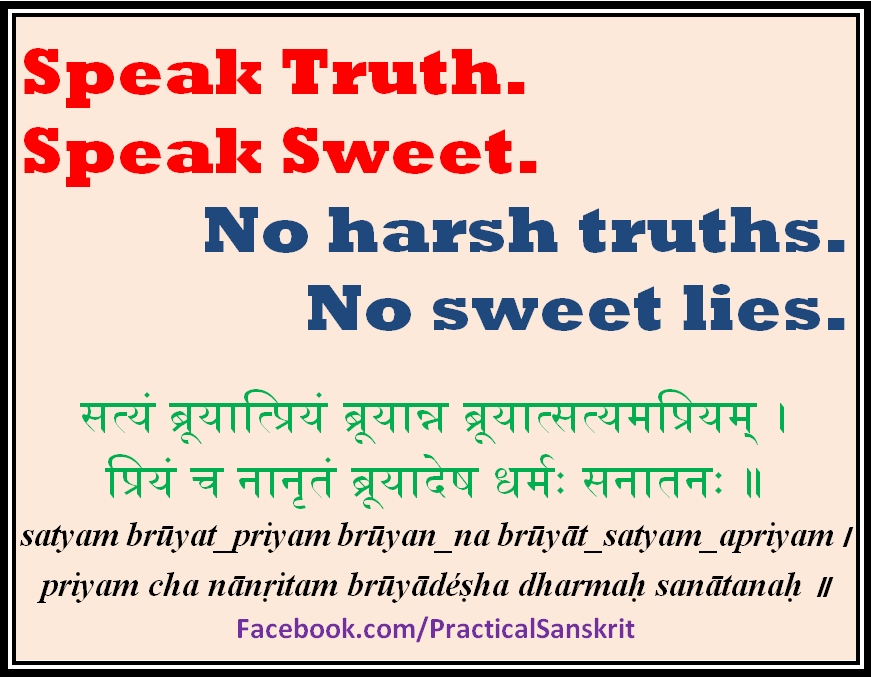
#> input picture assignment-3-rajamkv/images/colourful_text.png, 871 x 678 px
$ jupyter execute Q5.ipynb
#> lines starting #> are read from the running program, lines starting #| are printed output that depends on the picture; after the words box and inside, x2 and y2 are one past the last pixel; in counts of white or black regions, pixels touching at a corner belong together
[cell 1]
import numpy as np
import cv2
from matplotlib import pyplot as plt

[cell 2]
def erosion_dilation(img,erosion=True,s=3):
    padding=True
    st = 1
    if padding:
        pad_size = s//2
        img = np.pad(img,(pad_size,pad_size),mode='edge')

    h,w = img.shape[0],img.shape[1]

    rows = (h - s)//st +1
    cols = (w - s)//st +1
    out = np.zeros((rows,cols))

    for i in range(rows):
        for j in range(cols):
            curr = img[i:i+s,j:j+s]
            if erosion:
                out[i,j] = np.min(curr)
            else:
                out[i,j] = np.max(curr)

    return out

def two_pass(img):
    cls = np.zeros(img.shape,dtype=np.int32)
    #1st pass
    neig = []
    c = 0
    if img[0,0]==0:
        cls[0,0] = 0
    else:
        cls[0,0] = 1
        c = 1
    for i in range(img.shape[0]):
        for j in range(img.shape[1]):
            if i==0:
                if j!=0:
                    if img[i,j]==1 and img[i,j-1]==1:
                        cls[i,j] = cls[i,j-1]
                    elif img[i,j]==1:
                        cls[i,j] = c+1
                        c+=1
            else:
                if img[i,j]==1 and img[i-1,j]==1:
                    cls[i,j] = cls[i-1,j]
                    if j>0 and img[i,j-1]==1:
                        cls[i,j] = np.min(np.array([cls[i-1,j],cls[i,j-1]]))
                        if cls[i-1,j]!=cls[i,j-1]:
                            neig.append(cls[i-1,j])
                            neig.append(cls[i,j-1])
                elif img[i,j]==1 and j>0 and img[i,j-1]==1:
                    cls[i,j] = cls[i,j-1]
                elif img[i,j]==1 and j>0 and img[i-1,j-1]==1:
                    cls[i,j] = cls[i-1,j-1]
                elif img[i,j]==1 and j<img.shape[1] and img[i-1,j+1]==1:
                    cls[i,j] = cls[i-1,j+1]
                elif img[i,j]==1:
                    cls[i,j] = c+1
                    c+=1

    #calculate the neigbourhood
    arr = np.arange(c+1)

    for i in range(len(neig)//2):
        j = min(neig[2*i],neig[2*i+1])
        k = max(neig[2*i],neig[2*i+1])
        arr[k] = j

    for i in range(c+1):
        j = arr[i]
        k = i
        while j!=k:
            k = j
            j = arr[j]
        arr[i] = j
    out = cls.copy()
    for i in range(img.shape[0]):
        for j in range(img.shape[1]):
            out[i,j] = arr[cls[i,j]]

#     u = np.unique(cls)
    return out
def find_ind(img,c):
    return np.logical_and(np.logical_and((img[:,:,0]-c[0]==0),(img[:,:,1]-c[1]==0)),(img[:,:,2]-c[2]==0))

[cell 3]
img = cv2.cvtColor(cv2.imread('../images/colourful_text.png'),cv2.COLOR_BGR2RGB)
plt.imshow(img)
plt.show()

[cell 4]
c1 = np.array([255,   0,   0])
c2 = np.array([ 31,  73, 125])
c3 = np.array([  0, 176,  80])
c4 = np.array([0,0,0])
c5 = np.array([112,  48, 160])

[cell 5]
img1 = np.zeros((img.shape[0],img.shape[1]))
img1[find_ind(img,c1)] = 1
#> in find_ind, `return np.logical_and(np.logical_and((img[:,:,0]-c[0]==0),(img[:,:,1]-..`:
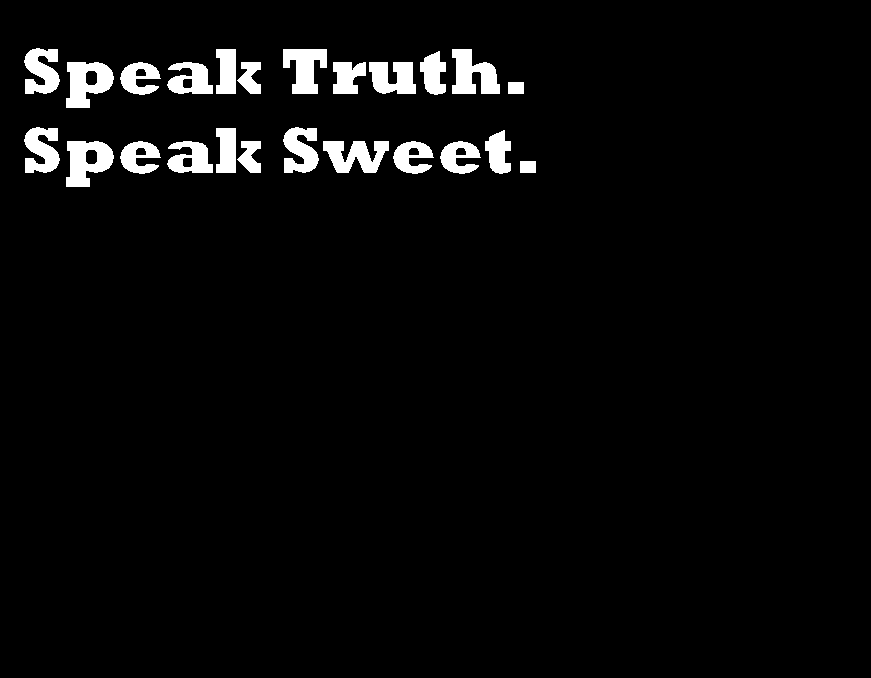
#> returned value: shape (678, 871) bool; 3.7% white; 24 white regions, largest, box (x1, y1, x2, y2) and area: (66, 62, 114, 108) 1439, (66, 141, 114, 187) 1439, (452, 49, 500, 94) 1404
cls = two_pass(img1)
#> after the loop in two_pass, `for i in range(img.shape[0]):`: cls: shape (678, 871) int32; 106 distinct labels, from 0 to 105
#> after the loop in two_pass, `for i in range(img.shape[0]):`: out: shape (678, 871) int32; 25 distinct labels, from 0 to 100
print(np.unique(cls).size)
#| 25

img1 = np.zeros((img.shape[0],img.shape[1]))
img1[find_ind(img,c2)] = 1
#> in find_ind (call 2), `return np.logical_and(np.logical_and((img[:,:,0]-c[0]==0),(img[:,:,1]-..`: returned value: shape (678, 871) bool; 4.1% white; 27 white regions, largest, box (x1, y1, x2, y2) and area: (205, 207, 258, 252) 1721, (308, 285, 361, 330) 1721, (329, 207, 377, 252) 1404
cls = two_pass(img1)
#> after the loop in two_pass (call 2), `for i in range(img.shape[0]):`: cls: shape (678, 871) int32; 132 distinct labels, from 0 to 131
#> after the loop in two_pass (call 2), `for i in range(img.shape[0]):`: out: shape (678, 871) int32; 28 distinct labels, from 0 to 123
print(np.unique(cls).size)
#| 28

img1 = np.zeros((img.shape[0],img.shape[1]))
img1[find_ind(img,c3)] = 1
#> in find_ind (call 3), `return np.logical_and(np.logical_and((img[:,:,0]-c[0]==0),(img[:,:,1]-..`: returned value: shape (678, 871) bool; 2.1% white; 74 white regions (40 under 20 px), largest, box (x1, y1, x2, y2) and area: (463, 389, 757, 439) 2796, (169, 389, 328, 439) 1539, (582, 468, 713, 498) 1305
cls = two_pass(img1)
#> after the loop in two_pass (call 3), `for i in range(img.shape[0]):`: cls: shape (678, 871) int32; 198 distinct labels, from 0 to 197
#> after the loop in two_pass (call 3), `for i in range(img.shape[0]):`: out: shape (678, 871) int32; 80 distinct labels, from 0 to 197
print(np.unique(cls).size)
#| 80

img1 = np.zeros((img.shape[0],img.shape[1]))
img1[find_ind(img,c4)] = 1
#> in find_ind (call 4), `return np.logical_and(np.logical_and((img[:,:,0]-c[0]==0),(img[:,:,1]-..`: returned value: shape (678, 871) bool; 7.6% white; 243 white regions (79 under 20 px), largest, box (x1, y1, x2, y2) and area: (0, 1, 871, 677) 23836, (12, 13, 860, 665) 11936, (213, 531, 241, 553) 117
cls = two_pass(img1)
#> after the loop in two_pass (call 4), `for i in range(img.shape[0]):`: cls: shape (678, 871) int32; 334 distinct labels, from 0 to 333
#> after the loop in two_pass (call 4), `for i in range(img.shape[0]):`: out: shape (678, 871) int32; 255 distinct labels, from 0 to 332
print(np.unique(cls).size-1)
#| 254

img1 = np.zeros((img.shape[0],img.shape[1]))
img1[find_ind(img,c5)] = 1
#> in find_ind (call 5), `return np.logical_and(np.logical_and((img[:,:,0]-c[0]==0),(img[:,:,1]-..`: returned value: shape (678, 871) bool; 0.4% white in thin lines or dots, all inside (x1, y1, x2, y2) = (238, 617, 634, 642)
cls = two_pass(img1)
#> after the loop in two_pass (call 5), `for i in range(img.shape[0]):`: cls: shape (678, 871) int32; 62 distinct labels, from 0 to 61
#> after the loop in two_pass (call 5), `for i in range(img.shape[0]):`: out: shape (678, 871) int32; 37 distinct labels, from 0 to 54
print(np.unique(cls).size)
#| 37

[cell 6]
# _,img = cv2.threshold(cv2.cvtColor(cv2.imread('DIP_2019_A4/objects.png'),cv2.COLOR_BGR2GRAY),127,255,cv2.THRESH_BINARY)
def extracter(img,count=1):
    out = np.zeros(img.shape,dtype=int)
    img_inv = 255 - img
    cls = two_pass(img//255)
    arr = np.unique(cls)
    arr = arr[1:]
    cls_inv = two_pass(img_inv//255)
    arr_inv = np.unique(cls_inv)
    arr_inv = arr_inv[2:]

    ind = np.zeros(arr_inv.size)
    #get the label of the connected component of the object surrounding each hole
    for i in range(arr_inv.size):
        a = np.where(cls_inv==arr_inv[i])
        k = a[0][0]
        k1 = a[0][-1]
        l = a[1][0]
        ind[i] = cls[k-1,l]
    ind,cou = np.unique(ind,return_counts=True)

    for i in range(ind.size):
        if cou[i]==count:
            out[cls==ind[i]] = 1

    fig = plt.figure()
    fig.set_size_inches(10, 10)
    plt.imshow(out)
    fig.add_subplot(121)
    plt.imshow(img,'gray')
    plt.subplot(1,2,2)
    plt.imshow(out,'gray')
    plt.show()

[cell 7]
img = cv2.cvtColor(cv2.imread('../images/telugu.jpeg'),cv2.COLOR_BGR2RGB)
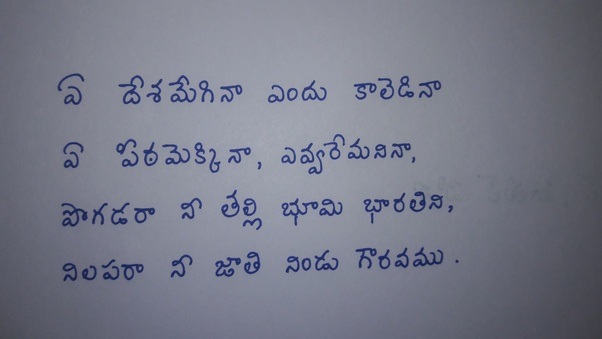
#> input picture assignment-3-rajamkv/images/telugu.jpeg, 602 x 339 px
#> img: shape (339, 602, 3)
a = img[:,:,2]
_,img = cv2.threshold(a,110,255,cv2.THRESH_BINARY)
#> img: shape (339, 602); 82.3% white; 230 black regions (169 under 20 px), largest, box (x1, y1, x2, y2) and area: (453, 0, 602, 339) 24937, (0, 207, 94, 339) 5581, (61, 203, 87, 227) 236
img = erosion_dilation(img,erosion=True,s=2)
#> in erosion_dilation, `img = np.pad(img,(pad_size,pad_size),mode='edge')`:
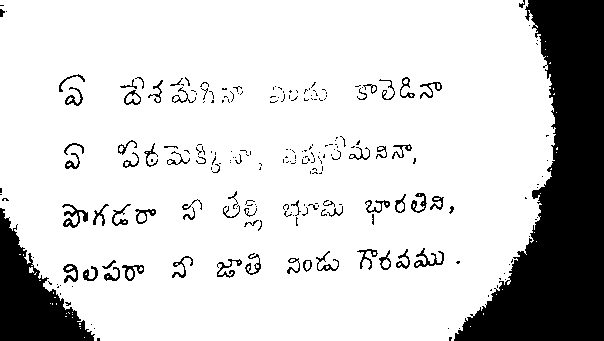
#> img: shape (341, 604); 82.1% white; 230 black regions (168 under 20 px), largest, box (x1, y1, x2, y2) and area: (454, 0, 604, 341) 25502, (0, 208, 95, 341) 5807, (62, 204, 88, 228) 236
#> after the loop in erosion_dilation, `for i in range(rows):`: out: shape (340, 603) float64; 79.7% white; 125 black regions (47 under 20 px), largest, box (x1, y1, x2, y2) and area: (453, 0, 603, 340) 25796, (0, 207, 95, 340) 5996, (61, 203, 88, 228) 352
img = 255 - img
extracter(img,1)
#> after the loop in two_pass (call 6), `for i in range(img.shape[0]):`:
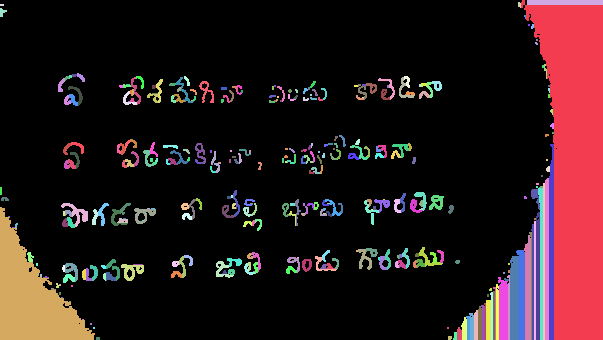
#> cls: shape (340, 603) int32; 369 distinct labels, from 0 to 368; one colour per label, 0 black
#> after the loop in two_pass (call 6), `for i in range(img.shape[0]):`: out: shape (340, 603) int32; 136 distinct labels, from 0 to 368
#> after the loop in two_pass (call 7), `for i in range(img.shape[0]):`:
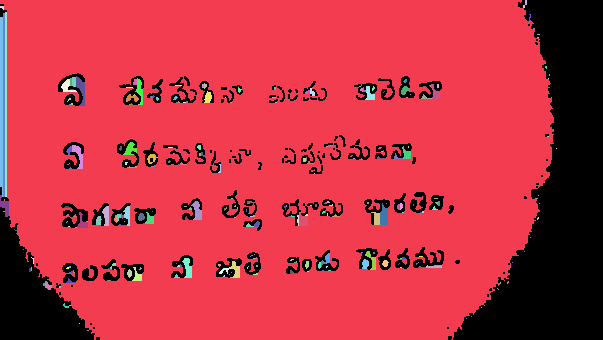
#> cls: shape (340, 603) int32; 281 distinct labels, from 0 to 280; one colour per label, 0 black
#> after the loop in two_pass (call 7), `for i in range(img.shape[0]):`: out: shape (340, 603) int32; 81 distinct labels, from 0 to 280
#> after the loop in extracter, `for i in range(ind.size):`: out: shape (340, 603) int64; values 0 (black) and 1 (white), 2.6% white; 34 white regions, largest, box (x1, y1, x2, y2) and area: (61, 203, 88, 228) 352, (119, 76, 144, 105) 274, (364, 199, 390, 225) 238
extracter(img,2)
#> after the loop in extracter (call 2), `for i in range(ind.size):`: out: shape (340, 603) int64; values 0 (black) and 1 (white), 0.73% white; 8 white regions, largest, box (x1, y1, x2, y2) and area: (413, 247, 444, 268) 306, (121, 264, 144, 281) 213, (222, 190, 240, 218) 193

[cell 8]
img = cv2.cvtColor(cv2.imread('../images/tamil.jpeg'),cv2.COLOR_BGR2RGB)
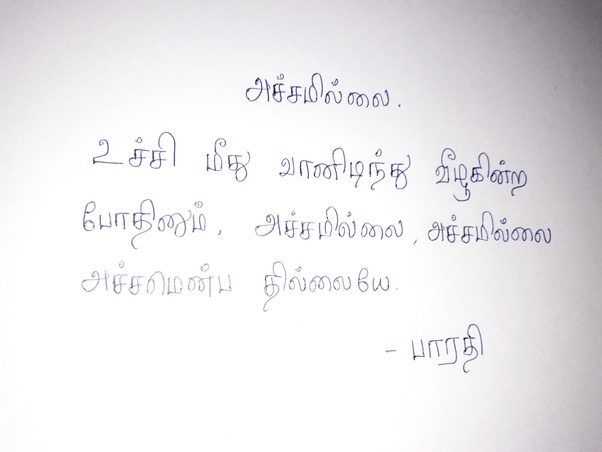
#> input picture assignment-3-rajamkv/images/tamil.jpeg, 602 x 452 px
#> img: shape (452, 602, 3)
a = img[:,:,2]
#> a: shape (452, 602)
_,img = cv2.threshold(a,200,255,cv2.THRESH_BINARY)
#> img: shape (452, 602); 88.3% white; 298 black regions (224 under 20 px), largest, box (x1, y1, x2, y2) and area: (419, 0, 602, 452) 26203, (463, 324, 483, 373) 194, (470, 152, 490, 183) 177
img = erosion_dilation(img,erosion=True,s=3)
#> in erosion_dilation (call 2), `img = np.pad(img,(pad_size,pad_size),mode='edge')`: img: shape (454, 604); 88.1% white; 298 black regions (224 under 20 px), largest, box (x1, y1, x2, y2) and area: (420, 0, 604, 454) 26871, (464, 325, 484, 374) 194, (471, 153, 491, 184) 177
#> after the loop in erosion_dilation (call 2), `for i in range(rows):`: out: shape (452, 602) float64; 83.8% white; 111 black regions (32 under 20 px), largest, box (x1, y1, x2, y2) and area: (418, 0, 602, 452) 27819, (427, 210, 552, 245) 1751, (469, 151, 528, 197) 991
img = 255 - img
extracter(img,1)
#> after the loop in two_pass (call 10), `for i in range(img.shape[0]):`:
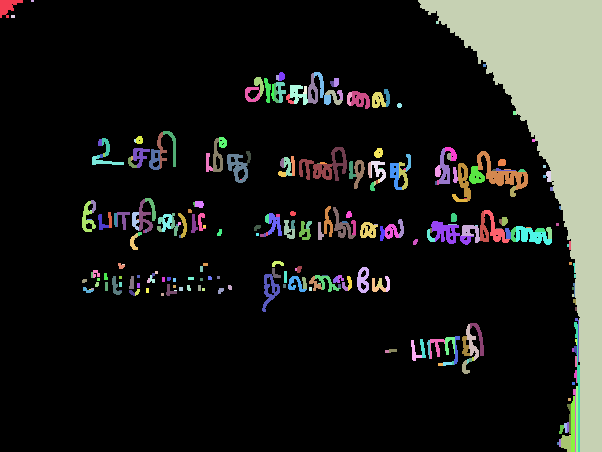
#> cls: shape (452, 602) int32; 291 distinct labels, from 0 to 290; one colour per label, 0 black
#> after the loop in two_pass (call 10), `for i in range(img.shape[0]):`:
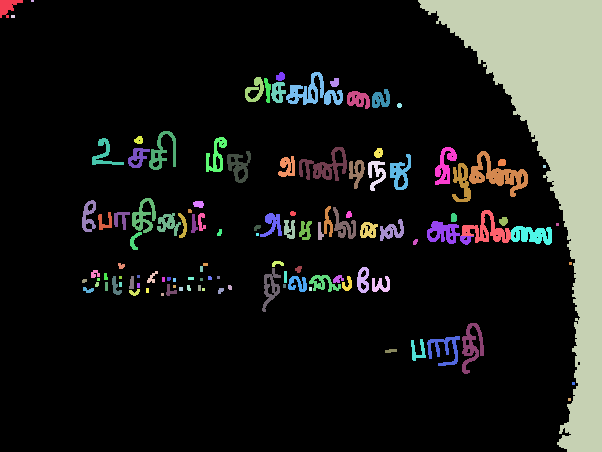
#> out: shape (452, 602) int32; 116 distinct labels, from 0 to 282; one colour per label, 0 black
#> after the loop in two_pass (call 11), `for i in range(img.shape[0]):`:
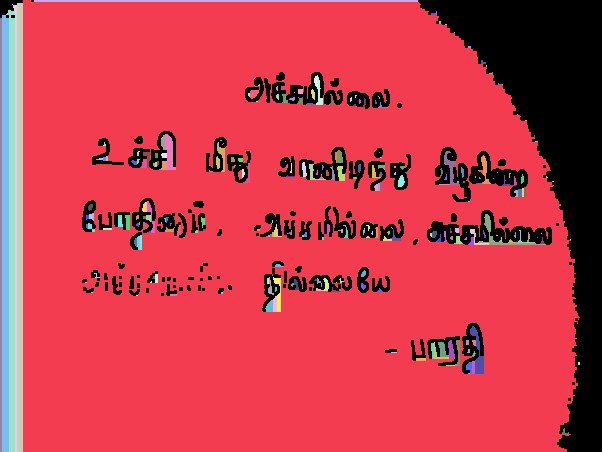
#> cls: shape (452, 602) int32; 285 distinct labels, from 0 to 284; one colour per label, 0 black
#> after the loop in two_pass (call 11), `for i in range(img.shape[0]):`:
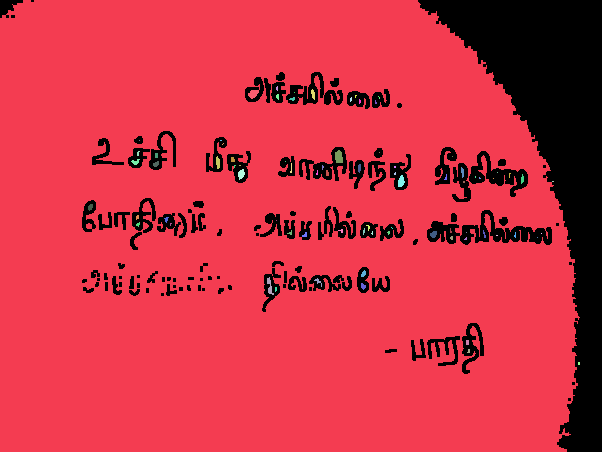
#> out: shape (452, 602) int32; 79 distinct labels, from 0 to 279; one colour per label, 0 black
extracter(img,2)
